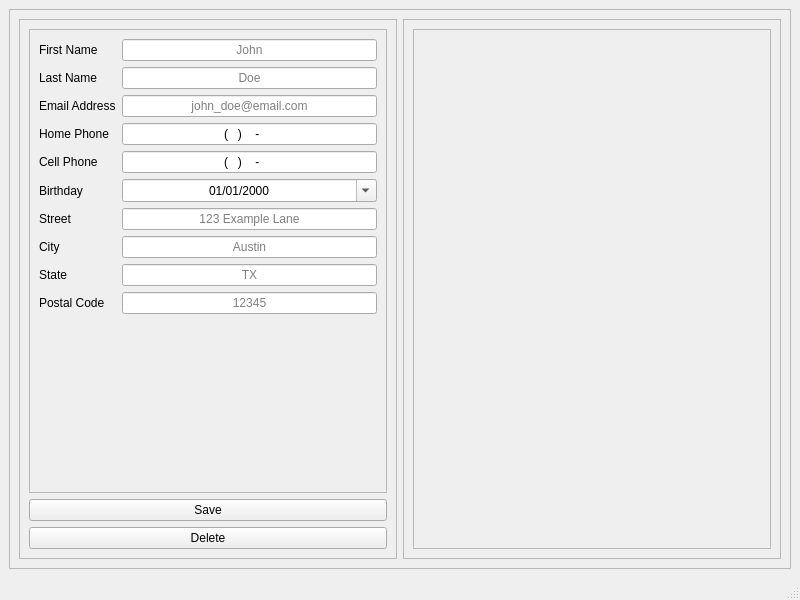
<?xml version="1.0" encoding="UTF-8"?>
<ui version="4.0">
 <class>w_MainWindow</class>
 <widget class="QMainWindow" name="w_MainWindow">
  <property name="geometry">
   <rect>
    <x>0</x>
    <y>0</y>
    <width>800</width>
    <height>600</height>
   </rect>
  </property>
  <property name="windowTitle">
   <string>Address Book</string>
  </property>
  <widget class="QWidget" name="centralwidget">
   <layout class="QGridLayout" name="gridLayout">
    <item row="0" column="0">
     <widget class="QFrame" name="frame">
      <property name="frameShape">
       <enum>QFrame::Shape::StyledPanel</enum>
      </property>
      <property name="frameShadow">
       <enum>QFrame::Shadow::Raised</enum>
      </property>
      <layout class="QGridLayout" name="gridLayout_2">
       <item row="0" column="0">
        <widget class="QFrame" name="frame_2">
         <property name="frameShape">
          <enum>QFrame::Shape::StyledPanel</enum>
         </property>
         <property name="frameShadow">
          <enum>QFrame::Shadow::Raised</enum>
         </property>
         <layout class="QGridLayout" name="gridLayout_3">
          <item row="0" column="0">
           <widget class="QScrollArea" name="scrollArea">
            <property name="widgetResizable">
             <bool>true</bool>
            </property>
            <widget class="QWidget" name="scrollAreaWidgetContents">
             <property name="geometry">
              <rect>
               <x>0</x>
               <y>0</y>
               <width>356</width>
               <height>453</height>
              </rect>
             </property>
             <layout class="QFormLayout" name="formLayout">
              <item row="0" column="0">
               <widget class="QLabel" name="label">
                <property name="text">
                 <string>First Name</string>
                </property>
               </widget>
              </item>
              <item row="0" column="1">
               <widget class="QLineEdit" name="le_first_name">
                <property name="alignment">
                 <set>Qt::AlignmentFlag::AlignCenter</set>
                </property>
                <property name="placeholderText">
                 <string>John</string>
                </property>
               </widget>
              </item>
              <item row="1" column="0">
               <widget class="QLabel" name="label_2">
                <property name="text">
                 <string>Last Name</string>
                </property>
               </widget>
              </item>
              <item row="1" column="1">
               <widget class="QLineEdit" name="le_last_name">
                <property name="alignment">
                 <set>Qt::AlignmentFlag::AlignCenter</set>
                </property>
                <property name="placeholderText">
                 <string>Doe</string>
                </property>
               </widget>
              </item>
              <item row="2" column="0">
               <widget class="QLabel" name="label_3">
                <property name="text">
                 <string>Email Address</string>
                </property>
               </widget>
              </item>
              <item row="2" column="1">
               <widget class="QLineEdit" name="le_email_address">
                <property name="alignment">
                 <set>Qt::AlignmentFlag::AlignCenter</set>
                </property>
                <property name="placeholderText">
                 <string>john_doe@email.com</string>
                </property>
               </widget>
              </item>
              <item row="3" column="0">
               <widget class="QLabel" name="label_4">
                <property name="text">
                 <string>Home Phone</string>
                </property>
               </widget>
              </item>
              <item row="3" column="1">
               <widget class="QLineEdit" name="le_home_phone">
                <property name="inputMask">
                 <string>(999) 999-9999</string>
                </property>
                <property name="alignment">
                 <set>Qt::AlignmentFlag::AlignCenter</set>
                </property>
                <property name="placeholderText">
                 <string>(123) 456-7890</string>
                </property>
               </widget>
              </item>
              <item row="4" column="0">
               <widget class="QLabel" name="label_5">
                <property name="text">
                 <string>Cell Phone</string>
                </property>
               </widget>
              </item>
              <item row="4" column="1">
               <widget class="QLineEdit" name="le_cell_phone">
                <property name="inputMask">
                 <string>(999) 999-9999</string>
                </property>
                <property name="alignment">
                 <set>Qt::AlignmentFlag::AlignCenter</set>
                </property>
                <property name="placeholderText">
                 <string>(123) 456-7890</string>
                </property>
               </widget>
              </item>
              <item row="5" column="0">
               <widget class="QLabel" name="label_6">
                <property name="text">
                 <string>Birthday</string>
                </property>
               </widget>
              </item>
              <item row="5" column="1">
               <widget class="QDateEdit" name="de_birthday">
                <property name="alignment">
                 <set>Qt::AlignmentFlag::AlignCenter</set>
                </property>
                <property name="dateTime">
                 <datetime>
                  <hour>0</hour>
                  <minute>0</minute>
                  <second>0</second>
                  <year>2000</year>
                  <month>1</month>
                  <day>1</day>
                 </datetime>
                </property>
                <property name="displayFormat">
                 <string>MM/dd/yyyy</string>
                </property>
                <property name="calendarPopup">
                 <bool>true</bool>
                </property>
               </widget>
              </item>
              <item row="6" column="0">
               <widget class="QLabel" name="label_7">
                <property name="text">
                 <string>Street</string>
                </property>
               </widget>
              </item>
              <item row="6" column="1">
               <widget class="QLineEdit" name="le_street">
                <property name="alignment">
                 <set>Qt::AlignmentFlag::AlignCenter</set>
                </property>
                <property name="placeholderText">
                 <string>123 Example Lane</string>
                </property>
               </widget>
              </item>
              <item row="7" column="0">
               <widget class="QLabel" name="label_8">
                <property name="text">
                 <string>City</string>
                </property>
               </widget>
              </item>
              <item row="7" column="1">
               <widget class="QLineEdit" name="le_city">
                <property name="alignment">
                 <set>Qt::AlignmentFlag::AlignCenter</set>
                </property>
                <property name="placeholderText">
                 <string>Austin</string>
                </property>
               </widget>
              </item>
              <item row="8" column="0">
               <widget class="QLabel" name="label_9">
                <property name="text">
                 <string>State</string>
                </property>
               </widget>
              </item>
              <item row="8" column="1">
               <widget class="QLineEdit" name="le_state">
                <property name="maxLength">
                 <number>2</number>
                </property>
                <property name="alignment">
                 <set>Qt::AlignmentFlag::AlignCenter</set>
                </property>
                <property name="placeholderText">
                 <string>TX</string>
                </property>
               </widget>
              </item>
              <item row="9" column="0">
               <widget class="QLabel" name="label_10">
                <property name="text">
                 <string>Postal Code</string>
                </property>
               </widget>
              </item>
              <item row="9" column="1">
               <widget class="QLineEdit" name="le_postal_code">
                <property name="inputMask">
                 <string>99999</string>
                </property>
                <property name="maxLength">
                 <number>5</number>
                </property>
                <property name="alignment">
                 <set>Qt::AlignmentFlag::AlignCenter</set>
                </property>
                <property name="placeholderText">
                 <string>12345</string>
                </property>
               </widget>
              </item>
             </layout>
            </widget>
           </widget>
          </item>
          <item row="1" column="0">
           <widget class="QPushButton" name="pb_save">
            <property name="text">
             <string>Save</string>
            </property>
           </widget>
          </item>
          <item row="2" column="0">
           <widget class="QPushButton" name="pb_delete">
            <property name="text">
             <string>Delete</string>
            </property>
           </widget>
          </item>
         </layout>
        </widget>
       </item>
       <item row="0" column="1">
        <widget class="QFrame" name="frame_3">
         <property name="frameShape">
          <enum>QFrame::Shape::StyledPanel</enum>
         </property>
         <property name="frameShadow">
          <enum>QFrame::Shadow::Raised</enum>
         </property>
         <layout class="QGridLayout" name="gridLayout_4">
          <item row="0" column="0">
           <widget class="QScrollArea" name="scrollArea_2">
            <property name="widgetResizable">
             <bool>true</bool>
            </property>
            <widget class="QWidget" name="scrollAreaWidgetContents_2">
             <property name="geometry">
              <rect>
               <x>0</x>
               <y>0</y>
               <width>356</width>
               <height>517</height>
              </rect>
             </property>
             <layout class="QGridLayout" name="gridLayout_5"/>
            </widget>
           </widget>
          </item>
         </layout>
        </widget>
       </item>
      </layout>
     </widget>
    </item>
   </layout>
  </widget>
  <widget class="QStatusBar" name="statusBar"/>
 </widget>
 <resources/>
 <connections/>
</ui>
